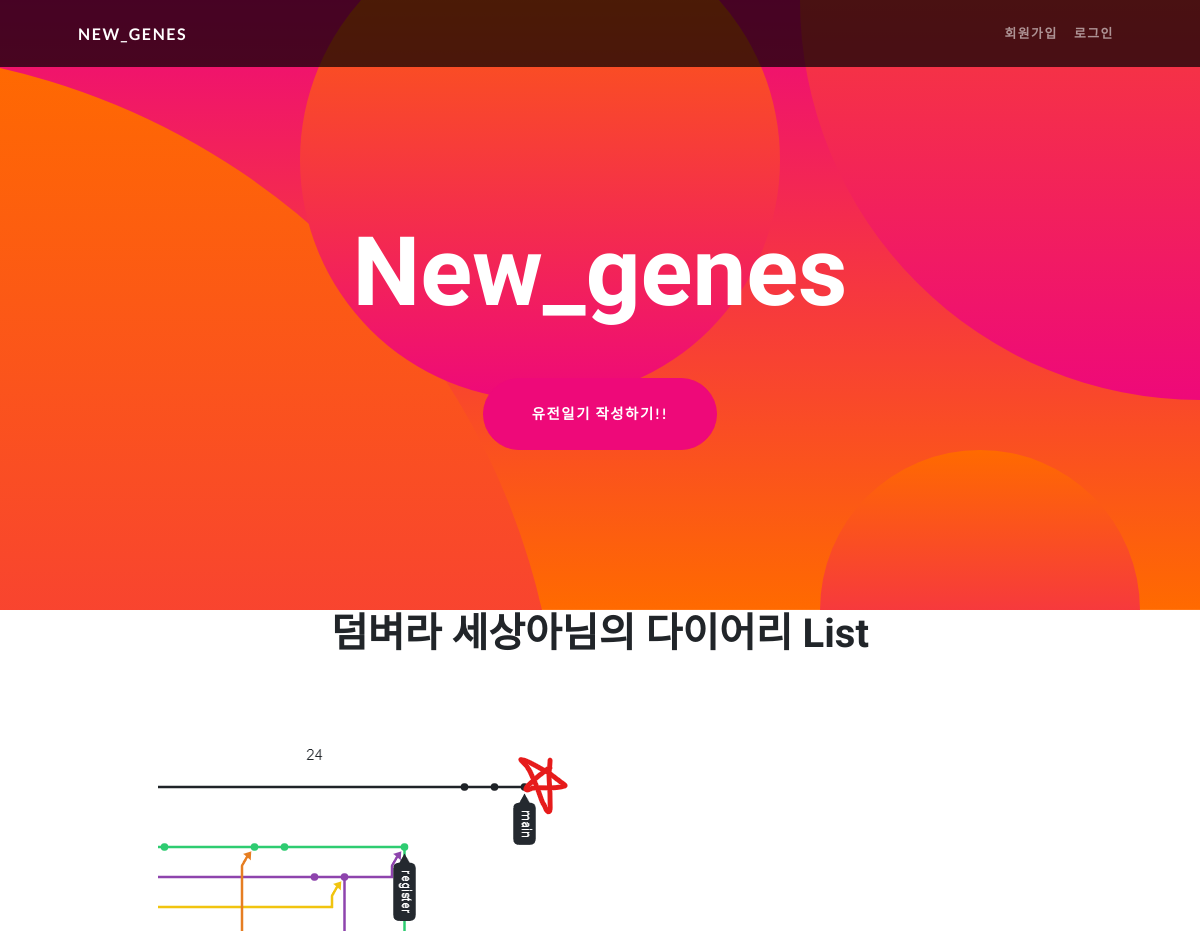
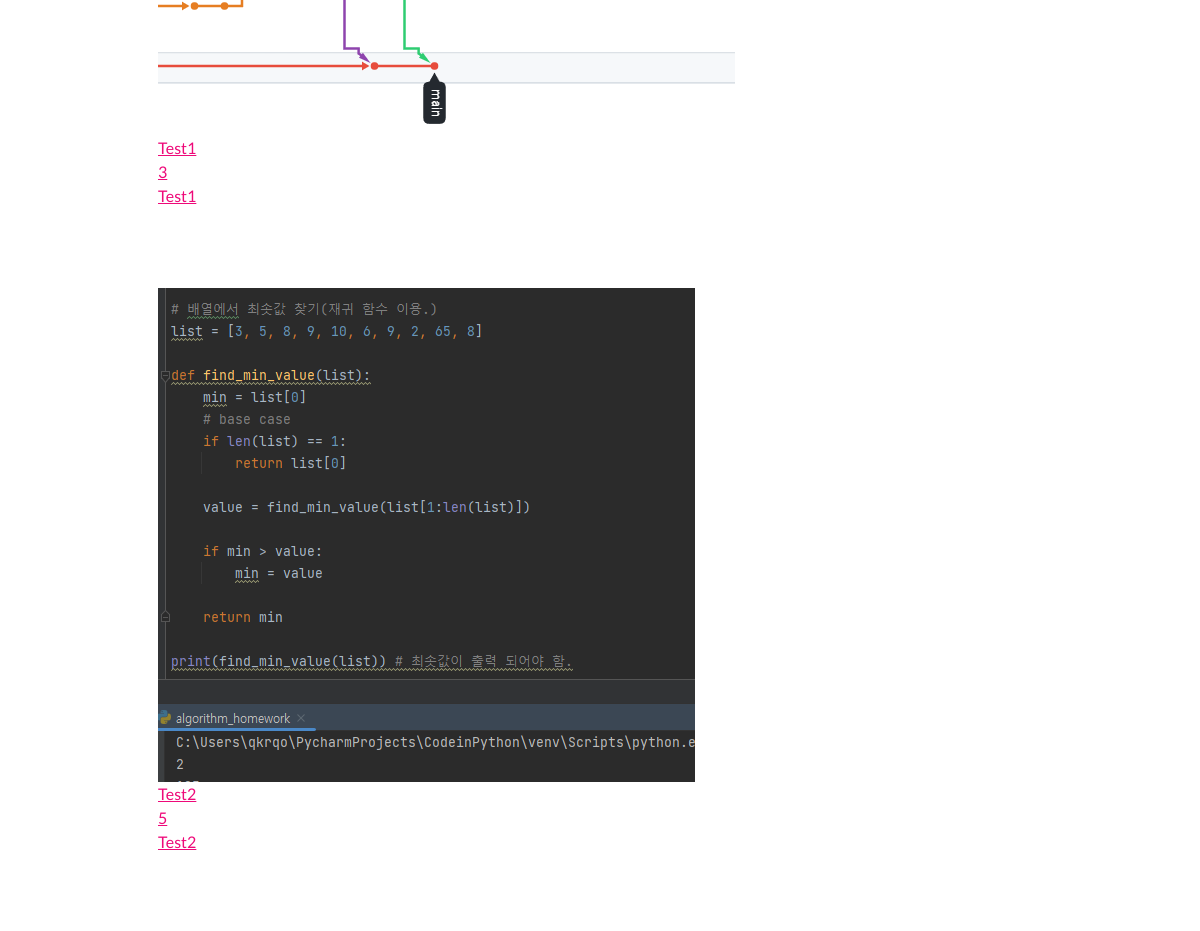
The app's page /gene_diary_list/1 (upper part), older data (2 pictures, top to bottom).
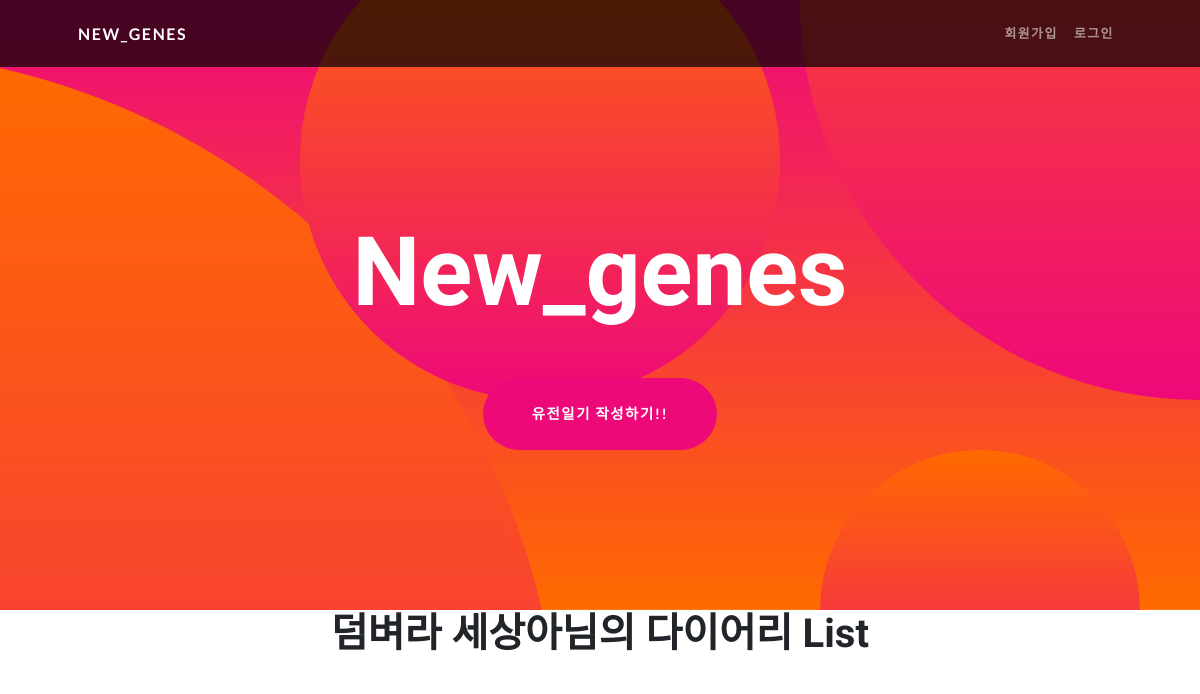
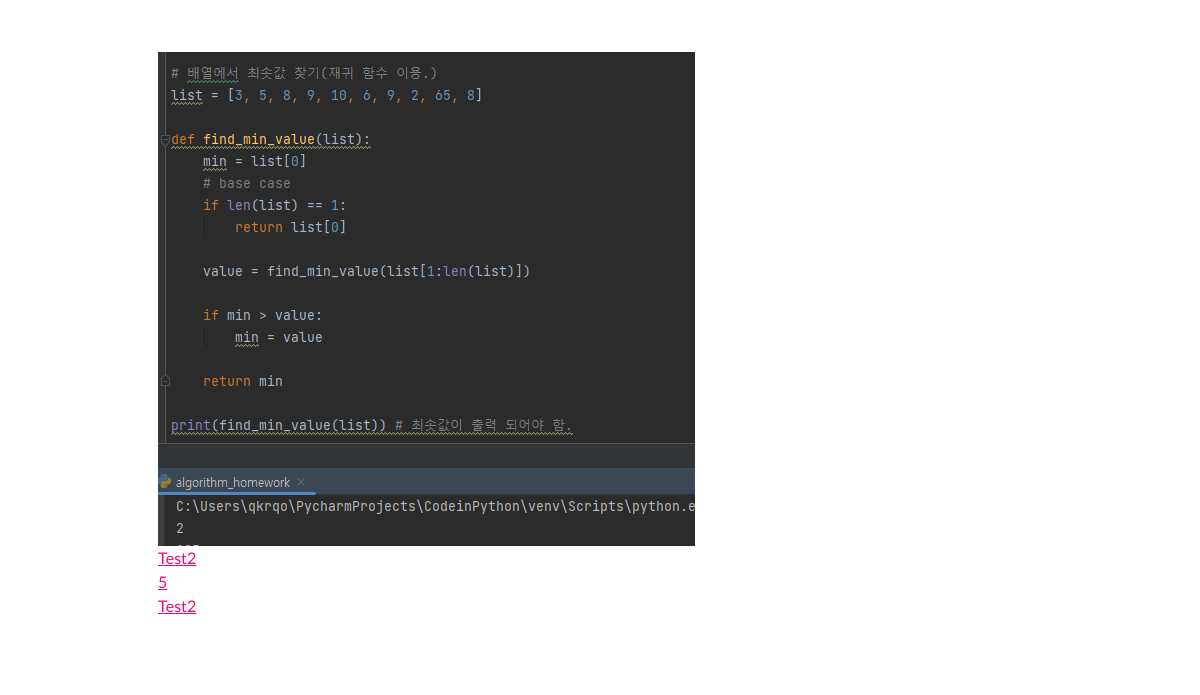
The same page, newer data (2 pictures, top to bottom).
### Gene/models.py (models this page shows)
class Diary(models.Model):
    user = models.ForeignKey(User, on_delete=models.CASCADE)
    title = models.CharField(max_length=50, null=True)
    rating = [
        (1, '★'),
        (2, '★★'),
        (3, '★★★'),
        (4, '★★★★'),
        (5, '★★★★★')
    ]
    feeling_rating = models.IntegerField(choices=rating, default=None)
    diary_image = models.ImageField(upload_to="diary_pics")
    diary_image2 = models.ImageField(upload_to="diary_pics", blank = True)
    diary_image3 = models.ImageField(upload_to="diary_pics", blank = True)
    content = models.TextField()
    dt_created = models.DateField(auto_now_add=True)
    dt_updated = models.DateField(auto_now=True)

### Gene/views.py (the view)
# urls.py: path('gene_diary_list/<int:user_id>', views.Gene_Diary_List_View.as_view(), name='gene_diary_list'),
class Gene_Diary_List_View(ListView):
    model = Diary
    template_name = "Diary/diary_list.html"
    pk_url_kwarg = "user_id"
    paginate_by = 4
    context_object_name = "all_diary"
    def get_queryset(self):
        user_id = self.kwargs.get("user_id")
        return Diary.objects.filter(user__id=user_id).order_by("-dt_created")
    def get_context_data(self, **kargs):
        context = super().get_context_data(**kargs)
        context['profile_user'] = get_object_or_404(User, id=self.kwargs.get("user_id"))
        return context

### Gene/templates/Diary/diary_list.html (shortened to what this page needs)
{% extends 'gene_base/base.html' %}
{% load static %}
{% block handler %}
    <a class="btn btn-primary btn-xl rounded-pill mt-5" href={% url 'gene_diary_create' %}>유전일기 작성하기!!</a>
{% endblock handler %}
{% block content %}
    <h1>{{profile_user.nickname}}님의 다이어리 List</h1>
    <div class="content-list max-content-width">
        <div>
            {% for diary in all_diary %}
                <a href={% url 'gene_diary_detail' diary.id %}>
                    <div style="margin: 80px 80px">
                        {% if diary.diary_image %}
                            <img src={{diary.diary_image.url}}><br>
                        {% endif %}
                        {{diary.title}}<br>
                        {{diary.feeling_rating}}<br>
                        {{diary.content}}<br>
                    </div>
            {% endfor %}
        </div>
    </div>
{% endblock content%}

Row changes from the older to the newer data that the page shows:
removed Diary: diary_image (picture), title "Test1", feeling_rating "3", content "Test1"
